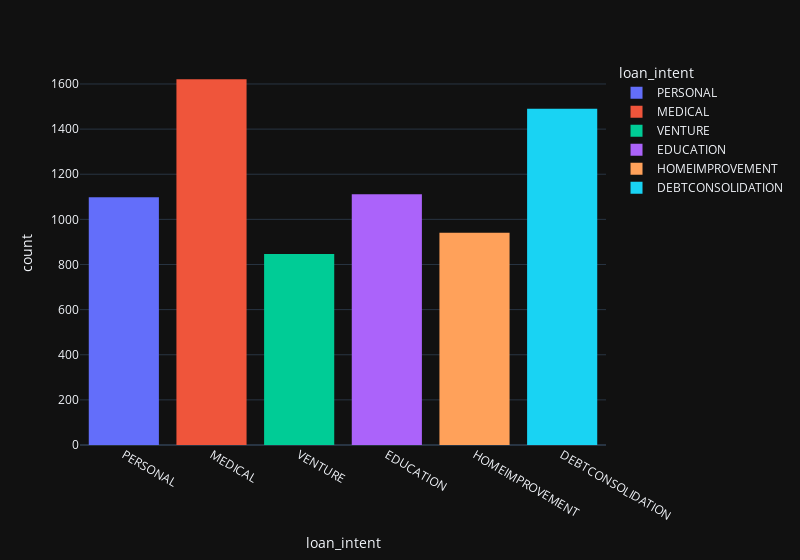

This figure's notebook cell:
### Code cell
import plotly.express as px
debtor = df[df['loan_status'] == 1]
fig1 = px.histogram(debtor, x='loan_intent', color='loan_intent', template='plotly_dark')
fig1.update_layout(width=800)
fig1.show()
# People most likely to default on the loan are the youngest, and the biggest expense on loans is for medical expenses. One of the reasons may be that many do not have health insurance and, in an emergency, end up borrowing money.

### Figure 1 — Plotly figure (JSON) as saved in the notebook; plotly's stock layout.template omitted (floating-point values rounded to 4 significant figures; data arrays with more than 128 entries replaced by an {"elided": "..."} marker saying what was removed)
{"data": [{"alignmentgroup": "True", "bingroup": "x", "hovertemplate": "loan_intent=%{x}<br>count=%{y}<extra></extra>", "legendgroup": "PERSONAL", "marker": {"color": "#636efa", "pattern": {"shape": ""}}, "name": "PERSONAL", "offsetgroup": "PERSONAL", "orientation": "v", "showlegend": true, "type": "histogram", "x": {"elided": "1098 str values"}, "xaxis": "x", "yaxis": "y"}, {"alignmentgroup": "True", "bingroup": "x", "hovertemplate": "loan_intent=%{x}<br>count=%{y}<extra></extra>", "legendgroup": "MEDICAL", "marker": {"color": "#EF553B", "pattern": {"shape": ""}}, "name": "MEDICAL", "offsetgroup": "MEDICAL", "orientation": "v", "showlegend": true, "type": "histogram", "x": {"elided": "1621 str values"}, "xaxis": "x", "yaxis": "y"}, {"alignmentgroup": "True", "bingroup": "x", "hovertemplate": "loan_intent=%{x}<br>count=%{y}<extra></extra>", "legendgroup": "VENTURE", "marker": {"color": "#00cc96", "pattern": {"shape": ""}}, "name": "VENTURE", "offsetgroup": "VENTURE", "orientation": "v", "showlegend": true, "type": "histogram", "x": {"elided": "847 str values"}, "xaxis": "x", "yaxis": "y"}, {"alignmentgroup": "True", "bingroup": "x", "hovertemplate": "loan_intent=%{x}<br>count=%{y}<extra></extra>", "legendgroup": "EDUCATION", "marker": {"color": "#ab63fa", "pattern": {"shape": ""}}, "name": "EDUCATION", "offsetgroup": "EDUCATION", "orientation": "v", "showlegend": true, "type": "histogram", "x": {"elided": "1111 str values"}, "xaxis": "x", "yaxis": "y"}, {"alignmentgroup": "True", "bingroup": "x", "hovertemplate": "loan_intent=%{x}<br>count=%{y}<extra></extra>", "legendgroup": "HOMEIMPROVEMENT", "marker": {"color": "#FFA15A", "pattern": {"shape": ""}}, "name": "HOMEIMPROVEMENT", "offsetgroup": "HOMEIMPROVEMENT", "orientation": "v", "showlegend": true, "type": "histogram", "x": {"elided": "941 str values"}, "xaxis": "x", "yaxis": "y"}, {"alignmentgroup": "True", "bingroup": "x", "hovertemplate": "loan_intent=%{x}<br>count=%{y}<extra></extra>", "legendgroup": "DEBTCONSOLIDATION", "marker": {"color": "#19d3f3", "pattern": {"shape": ""}}, "name": "DEBTCONSOLIDATION", "offsetgroup": "DEBTCONSOLIDATION", "orientation": "v", "showlegend": true, "type": "histogram", "x": {"elided": "1490 str values"}, "xaxis": "x", "yaxis": "y"}], "layout": {"barmode": "relative", "legend": {"title": {"text": "loan_intent"}, "tracegroupgap": 0}, "margin": {"t": 60}, "width": 800, "xaxis": {"anchor": "y", "categoryarray": ["PERSONAL", "MEDICAL", "VENTURE", "EDUCATION", "HOMEIMPROVEMENT", "DEBTCONSOLIDATION"], "categoryorder": "array", "domain": [0, 1], "title": {"text": "loan_intent"}}, "yaxis": {"anchor": "x", "domain": [0, 1], "title": {"text": "count"}}}}
